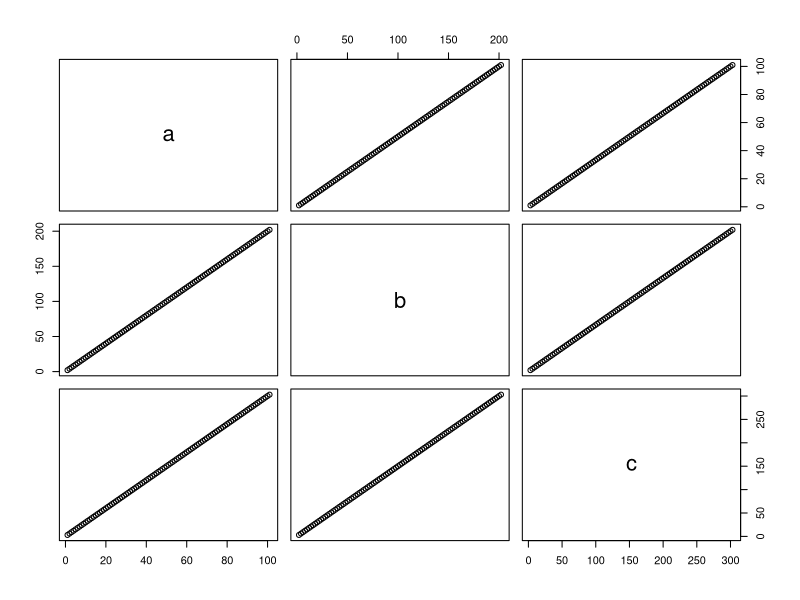

This figure's R source: (Note: this script raises an error after producing the figure.)
# Practice 9
x1 = seq(from=1, to=101, by=1)
x2 = seq(from=1, to=101, by=1)
x3 = seq(from=1, to=101, by=1)

t = data.frame(a=x1, b=x1+x2, c=x1+x2+x3)

plot(t)

sd(x2)
sd(x3)
sd(x4)

# Practice 10
plot(t$a, type="l", ylim=range(t), lwd=3, col=rgb(1,0,0,0.3))
lines(t$b, type="s", lwd=2, col=rgb(0.3,0.4,0.3,0.9))
points(t$c, pch=20, cex=4, col=rgb(0,0,1,0.3))